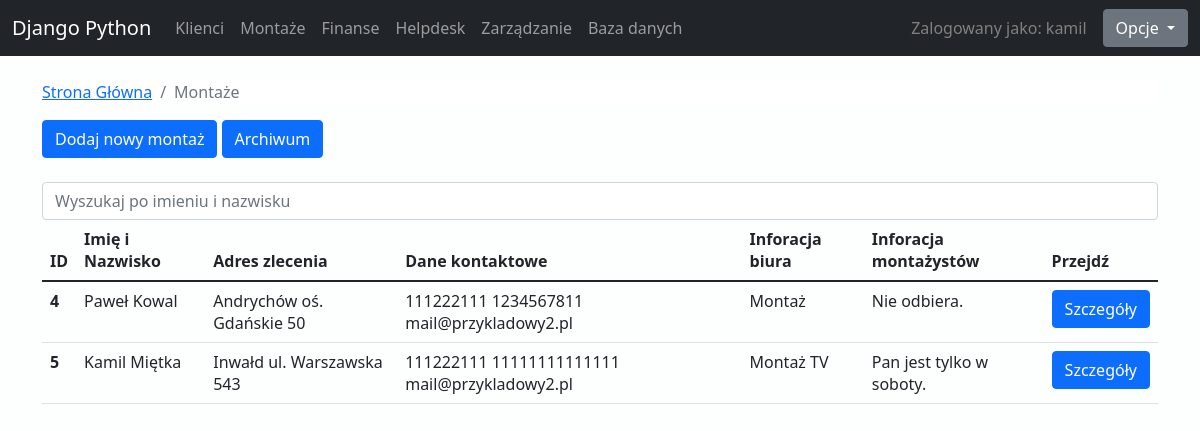
Page /montaze/ (signed in) on the committed database.
### montaze/models.py (models this page shows)
class Montaz(models.Model):
    imie = models.CharField(max_length=50)
    nazwisko = models.CharField(max_length=50)
    miasto = models.ForeignKey(Miasto, on_delete=models.CASCADE)
    ulica = models.ForeignKey(Ulica, on_delete=models.CASCADE)
    numerDomu = models.CharField(max_length=10)
    numerMieszkania = models.CharField(max_length=4, blank=True, null=True)
    informacjaBiuro = models.TextField(max_length=50, blank=True)
    informacjaMontaz = models.TextField(max_length=50, blank=True)
    telefon = models.CharField(max_length=15)
    alternatywny = models.CharField(max_length=15, blank=True, null=True)
    email = models.EmailField(blank=True, null=True)
    data = models.DateTimeField(auto_now_add=True)
    status = models.BooleanField(default=True)
    class Meta:
        verbose_name = "Montaż"
        verbose_name_plural = "Montaże"

### klienci/models.py (models this page shows)
class Miasto(models.Model):
    gmina = models.ForeignKey(Gmina, on_delete=models.CASCADE)
    nazwaMiasta = models.CharField(max_length=50)
    def __str__(self):
        return self.nazwaMiasta
    class Meta:
        verbose_name = "Miasto"
        verbose_name_plural = "Miasta"

class Ulica(models.Model):
    miasto = models.ForeignKey(Miasto, on_delete=models.CASCADE)
    nazwaUlicy = models.CharField(max_length=50)
    def __str__(self):
        return self.nazwaUlicy
    class Meta:
        verbose_name = "Ulica"
        verbose_name_plural = "Ulice"

### montaze/views.py (the view)
# urls.py: path('montaze/', include('montaze.urls')),
@login_required(login_url="logowanie")
def montaze(request):
    ostatni = Montaz.objects.order_by('id').last()
    paginacja = Paginator(Montaz.objects.filter(status = True),10)
    strona = request.GET.get('strona')
    montaze = paginacja.get_page(strona)
    numeracja = "i" * montaze.paginator.num_pages
    miasta = Miasto.objects.all()
    submitted = False
    if 'dodaj' in request.POST:
        form = DodawanieNowegoMontazu(request.POST)
        if form.is_valid():
            form.save()
            montaz = Montaz.objects.order_by('id').last()
            MontazHistoria.objects.create(uzytkownik=request.user, zmieniono="Przyjęto zamówienie", montaz = montaz)
            return HttpResponseRedirect('/montaze?submitted=True')
    else:
        form = DodawanieNowegoMontazu
        if 'submitted' in request.GET:
            submitted = True
    if 'archiwum' in request.POST:
        doArchiwum = Montaz.objects.get(id = request.POST['id'] )
        doArchiwum.status = False
        doArchiwum.save()
    return render(request, 'montaze/montaze.html', {'montaze':montaze, 'form':form,
    'submitted':submitted, 'ostatni': ostatni, 'numeracja':numeracja, "miasta":miasta})

### templates/montaze/montaze.html (shortened to what this page needs)
{% extends 'glowna/szablon.html' %}
{%block content %}
<nav style="background-color:white;" aria-label="breadcrumb">
    <ol class="breadcrumb">
      <li class="breadcrumb-item"><a href="{% url 'glowna' %}">Strona Główna</a></li>
      <li class="breadcrumb-item active" aria-current="page">Montaże</li>
    </ol>
</nav>
<button type="button" class="btn btn-primary" data-bs-toggle="modal" data-bs-target="#staticBackdrop1">
  Dodaj nowy montaż
</button>
<a href="{% url 'archiwum' %}"><button type="button" class="btn btn-primary">
  Archiwum
</button></a>
<br><br>
<input class="form-control me-2" type="text" id="przyciskWyszukajImieNazwisko" onkeyup="wyszukaj()" name="szukaj" placeholder="Wyszukaj po imieniu i nazwisku">
<table class="table" id="tabela">
  <thead>
    <tr>
      <th scope="col">ID</th>
      <th scope="col">Imię i Nazwisko</th>
      <th scope="col">Adres zlecenia</th>
      <th scope="col">Dane kontaktowe</th>
      <th scope="col">Inforacja biura</th>
      <th scope="col">Inforacja montażystów</th>
      <th scope="col">Przejdź</th>
    </tr>
  </thead>
  <tbody>
      {%for montaz in montaze%}
      <tr>
          <th scope="row">{{montaz.id}}</th>
              <td>{{montaz.imie}} {{montaz.nazwisko}} </td>
              <td> {{montaz.miasto}} {{montaz.ulica}} {{montaz.numerDomu}}</td>
              <td> {{montaz.telefon}} {{montaz.alternatywny}}  {{montaz.email}} </td>
              <td>{{montaz.informacjaBiuro}}</td>
              <td>{{montaz.informacjaMontaz}}</td>
              <td><a href="id/{{montaz.id}}" class="btn btn-primary btn-smactive" role="button" aria-pressed="true">Szczegóły</a></td>
      </tr>
      {% endfor %}
  </tbody>
</table>
{% endblock %}

### templates/glowna/nawigacja.html (shortened to what this page needs)
<div class="sticky-top">
<nav class="navbar navbar-expand-lg navbar-dark bg-dark">
			<div class="container-fluid">
				<a href="{% url 'glowna'%}" class="navbar-brand">Django Python</a>
				<div class="collapse navbar-collapse" id="navbarSupportedContent">
					<ul class="navbar-nav me-auto mb-2 mb-lg-0">
							<li class="nav-item">
								<a class="nav-link" href="{% url 'klienci'%}">Klienci </a>
							</li>
							<li class="nav-item">
								<a class="nav-link" href="{% url 'montaze'%}">Montaże</a>
							</li>
							<li class="nav-item">
								<a class="nav-link" href="{% url 'finanse'%}">Finanse</a>
							</li>
							<li class="nav-item">
								<a class="nav-link" href="{% url 'zgloszenia'%}">Helpdesk</a>
							</li>
							<li class="nav-item">
								<a class="nav-link" href="{% url 'zarzadzanie'%}">Zarządzanie</a>
							</li>
							{% if request.user.is_superuser %}
							<li class="nav-item">
								<a class="nav-link" href="{% url 'admin:index' %}">Baza danych</a>
							</li>
							{% else %}
							<li class="nav-item">
								<a class="nav-link disabled" href="{% url 'admin:index' %}">Baza danych</a>
							</li>
							{% endif %}
					</ul>
						<span style="color:gray;"class="nav-link">Zalogowany jako: {{request.user}} </span>
						<div class="dropdown ">
							<button class="btn btn-secondary dropdown-toggle" type="button" id="dropdownMenuButton1" data-bs-toggle="dropdown" aria-expanded="false">
							Opcje
							</button>
						</div>
				</div>
			</div>
</nav>
</div>

### statyczne/szablonStyl.css (style rules this page uses)
body { background-color:rgb(252, 255, 254); }

### rows in the picture
Montaz: id "4", imie "Paweł", nazwisko "Kowal", miasto "Andrychów", ulica "oś. Gdańskie", numerDomu "50", telefon "111222111", alternatywny "1234567811", email "mail@przykladowy2.pl", informacjaBiuro "Montaż", informacjaMontaz "Nie odbiera."
Montaz: id "5", imie "Kamil", nazwisko "Miętka", miasto "Inwałd", ulica "ul. Warszawska", numerDomu "543", telefon "111222111", alternatywny "11111111111111", email "mail@przykladowy2.pl", informacjaBiuro "Montaż TV", informacjaMontaz "Pan jest tylko w soboty."

### other values in the picture
{{ request.user }} "kamil"
